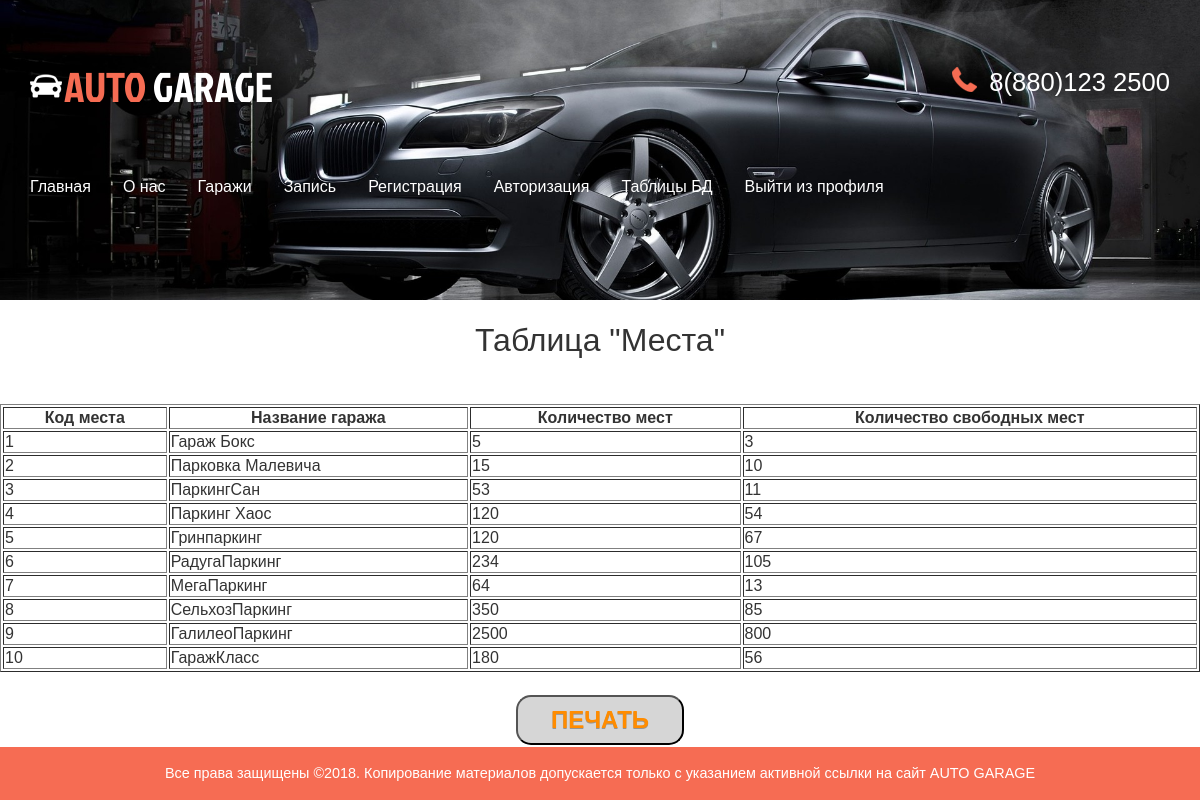
The app's page /mesta.php with its own data.
### tables this page shows
CREATE TABLE `mesta` (
  `id_mesta` int(11) NOT NULL,
  `id_garaj` int(11) NOT NULL,
  `kolvo_mest` int(11) NOT NULL,
  `kolvo_svobod_mest` int(11) NOT NULL
);

CREATE TABLE `garaj` (
  `id_garaj` int(11) NOT NULL,
  `id_tip_garaja` int(11) NOT NULL,
  `name_garaj` varchar(50) NOT NULL,
  `id_add` int(11) NOT NULL,
  `id_sotrud` int(11) NOT NULL,
  `id_cena` int(11) NOT NULL
);

### mesta.php (the view, shortened to what this page needs)
<?php include "base.php"; ?>
<html>
<head>
<link href="css/bootstrap.css" rel='stylesheet' type='text/css' />
<link href="css/style.css" rel='stylesheet' type='text/css' />
</head>
<body>
<div class="banner banner2">
	 <div class="container">
	     <div class="header">
			 <div class="logo">
				 <h1><a href="index.php"><img src="images/car.png" alt=""/>AUTO <span>GARAGE</span></a></h1>
			 </div>
			 <div class="top_details">
				 <p><span></span> 8(880)123 2500</p>
				 </div>
			 <div class="clearfix"></div>
		 </div>
		 <nav class="navbar navbar-default">
			 	 <div class="collapse navbar-collapse nav-wil" id="bs-example-navbar-collapse-1">
				  <ul class="nav navbar-nav">
					<li><a href="admindex.php">Главная</a></li>
					<li><a href="admabout.php">О нас</a></li>
					<li><a href="admgallery.php">Гаражи</a></li>
					<li><a href="admzapis.php">Запись</a></li>
					<li><a href="admregistr.php">Регистрация</a></li>
					<li><a href="admautoriz.php">Авторизация</a></li>
					<li><a href="indexadmin.php">Таблицы БД</a></li>
					<li><a href="logout.php">Выйти из профиля</a></li>
				  </ul>
			 </div>
	      </nav>
	 </div>
</div>
<br><h1 align="center"> Таблица "Места"</h1><br>
<table border=1 width=100% align="center">
 <tr>
<th>Код места</th>
<th>Название гаража</th>
<th>Количество мест</th>
<th>Количество свободных мест</th>
</tr>
<?php
$result=mysqli_query($conn, "SELECT mesta.id_mesta, garaj.name_garaj, mesta.kolvo_mest, mesta.kolvo_svobod_mest
                     from mesta INNER JOIN garaj
                     on mesta.id_garaj=garaj.id_garaj")
or die(mysqli_error());
$myrow =mysqli_fetch_array($result);
do{
echo "<tr>";
echo
"<td>".$myrow["id_mesta"].
"</td>\n <td>".$myrow["name_garaj"].
"</td>\n <td>".$myrow["kolvo_mest"].
"</td>\n <td>".$myrow["kolvo_svobod_mest"].
"</td>\n";
echo "</tr>\n";
}
while ($myrow =mysqli_fetch_array($result));
?>
<br></table>
<br><center><button href="javascript://" onclick="print();" class="but2">Печать</button></center><br>
		<div class="footer2">
	 	      <div class="col-md-8 ftr2-bottom">
			<p>Все права защищены &copy<?php echo date("Y") ?>.  Копирование материалов допускается только с указанием активной ссылки на сайт <a href="index.php">AUTO GARAGE</a></p>
	 </div>
</div>
</body>
</html>

### css/style.css (style rules this page uses)
h4, h5, h6, h1, h2, h3 { margin: 0; }
ul, ol { margin: 0; padding:0; }
p { margin: 0; }
html, body { font-family: arial; font-size: 100%; background: #ffffff; height:100%; }
body a { transition:0.5s all; -webkit-transition:0.5s all; -moz-transition:0.5s all; -o-transition:0.5s all; -ms-transition:0.5s all; }
.banner { background:url(../images/bg4.jpg) no-repeat 0px -120px; background-size:cover; min-height:800px; }
.header { margin-top:4em; }
.logo { float:left; }
.logo h1 a { color:#F66C53; text-decoration:none; font-family:'JockeyOne-Regular'; font-size:1.3em; font-weight: normal; }
.logo h1 a img { margin-right:2px; vertical-align:initial; }
.logo h1 a span { color:#fff; }
.top_details { float:right; }
.top_details p { color:#fff; font-size:1.6em; margin-bottom:0.5em; }
.top_details p span { background: url(../images/phn.png) no-repeat 0px 0px; width: 25px; height: 29px; display: inline-block; margin-right: 5px; vertical-align: text-bottom; }
.navbar-default { background:none; border:none; }
.navbar-default ul li { display:inline-block; }
.navbar-default ul li a { display:block; color:#fff; text-decoration:none; padding:0 2em 0 0; }
.navbar-default .navbar-nav > li > a { color:#fff; }
.navbar-collapse { padding:0; }
.navbar { margin:4em 0; }
.footer2 { margin: 0px; position: fixed; left: 0; right: 0; bottom: 0; width: 100%; }
.ftr2-bottom { background: #F66C53; width:100%; padding:1em 0; text-align:center; margin: 0px;yyy }
.ftr2-bottom p { color: #fff; font-size: 0.9em; text-align:center; }
.ftr2-bottom p a { color:#fff; }
.banner2 { background: url(../images/bg4.jpg) no-repeat 0px -192px; background-size: cover; min-height: 300px; }

### records on screen
mesta: id_mesta "1", id_garaj.name_garaj "Гараж Бокс", kolvo_mest "5", kolvo_svobod_mest "3"
mesta: id_mesta "2", id_garaj.name_garaj "Парковка Малевича", kolvo_mest "15", kolvo_svobod_mest "10"
mesta: id_mesta "3", id_garaj.name_garaj "ПаркингСан", kolvo_mest "53", kolvo_svobod_mest "11"
mesta: id_mesta "4", id_garaj.name_garaj "Паркинг Хаос", kolvo_mest "120", kolvo_svobod_mest "54"
mesta: id_mesta "5", id_garaj.name_garaj "Гринпаркинг", kolvo_mest "120", kolvo_svobod_mest "67"
mesta: id_mesta "6", id_garaj.name_garaj "РадугаПаркинг", kolvo_mest "234", kolvo_svobod_mest "105"
mesta: id_mesta "7", id_garaj.name_garaj "МегаПаркинг", kolvo_mest "64", kolvo_svobod_mest "13"
mesta: id_mesta "8", id_garaj.name_garaj "СельхозПаркинг", kolvo_mest "350", kolvo_svobod_mest "85"
mesta: id_mesta "9", id_garaj.name_garaj "ГалилеоПаркинг", kolvo_mest "2500", kolvo_svobod_mest "800"
mesta: id_mesta "10", id_garaj.name_garaj "ГаражКласс", kolvo_mest "180", kolvo_svobod_mest "56"
